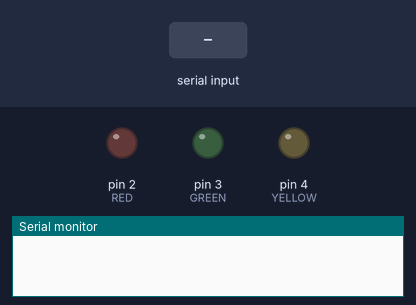
The sketch below on a simulated Arduino Uno, built with avr-gcc and run on an emulated ATmega328P. On the bench: output pins drawn as LEDs (lit = HIGH), the last lines printed to the serial monitor. The test bench sets the inputs (shaded band).

Above: at 1.2 s.
1.3 s: "all on" received over Serial
At 2.5 s:
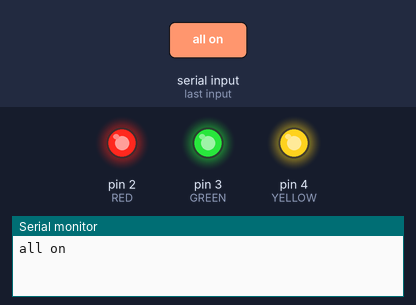
2.8 s: "red off" received over Serial
At 4.0 s:
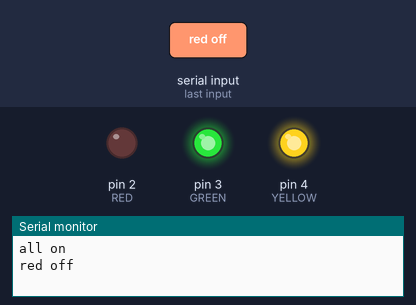
4.3 s: "on" received over Serial
At 5.8 s:
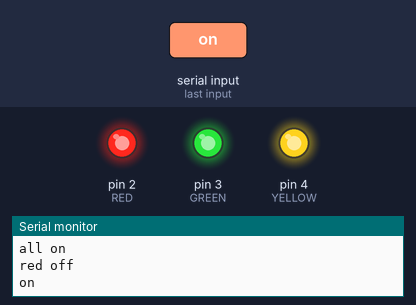
Timing chart, 0 to 7.3 s (numbered marks = the images above; inputs shaded):
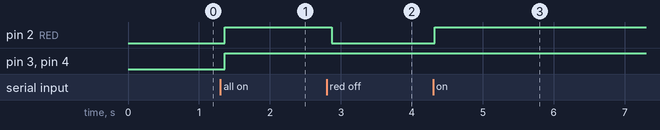

The sketch:

Voice_command.ino
```cpp
String voice;
int RED = 2;
int GREEN = 3;
int YELLOW = 4;
void RedOn(){
digitalWrite (RED, HIGH);
}
void RedOff(){
digitalWrite (RED, LOW);
}
void GreenOn(){
digitalWrite (GREEN, HIGH);
}
void GreenOff(){
digitalWrite (GREEN, LOW);
}
void YellowOn(){
digitalWrite (YELLOW, HIGH);
}
void YellowOff(){
digitalWrite (YELLOW, LOW);
}
void allOn() {
digitalWrite (RED, HIGH);
digitalWrite (GREEN, HIGH);
digitalWrite (YELLOW, HIGH);
}
void allOff() {
digitalWrite (RED, LOW);
digitalWrite (GREEN, LOW);
digitalWrite (YELLOW, LOW);
}
void setup() {
Serial.begin(9600);
pinMode(RED, OUTPUT);
pinMode(GREEN, OUTPUT);
pinMode(YELLOW, OUTPUT);
}
void loop() {
while(Serial.available()) {
delay(10);
char c=Serial.read();
if(c=='#')
{break; }
voice += c;
}
if (voice.length() > 0) {
Serial.println(voice);
if (voice == "all on" || voice == "on")
{
allOn() ;
}
else if (voice == "of" || voice=="all of")
{
allOff() ;
}
else if(voice =="red" || voice =="red on"){
RedOn();
}
else if(voice =="red off"){
RedOff();
}
else if(voice =="green" || voice =="green on"){
GreenOn();
}
else if( voice =="green off" ){
GreenOff();
}
else if(voice =="yellow" || voice =="yellow on"){
YellowOn();
}
else if(voice =="yellow off"){
YellowOff();
}
voice="";
}
}
```

Measured:
- after the input at 1.3 s, pin 2 (RED), pin 3 (GREEN), pin 4 (YELLOW): LOW → HIGH after 0.06 s
- after the input at 2.8 s, pin 2 (RED): HIGH → LOW after 0.07 s
- after the input at 4.3 s, pin 2 (RED): LOW → HIGH at once
